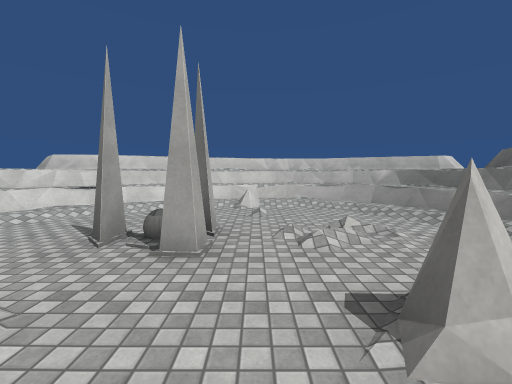
view 1 (above)

12 first-person views from a walk through a Unity game level. The camera is 1.5 m above the floor, tilts 4° down and sees 90° across. The floor is counted in squares, 2 m on a side. Each view is taken from the middle of a square. On the plan, view 1 faces up. The plan holds only what a view shows up to about 9 squares ahead; the rest is blank. The place goes on beyond the plan. Surface patterns are stand-ins for the level's own textures.

view 2
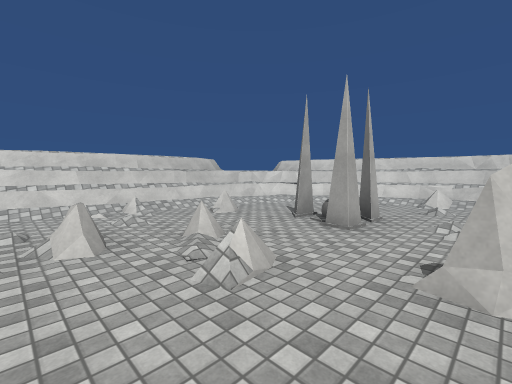

view 3
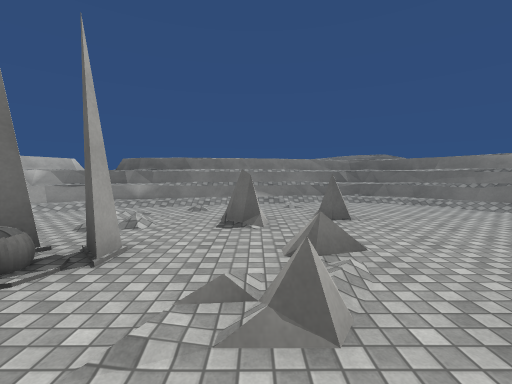

view 4
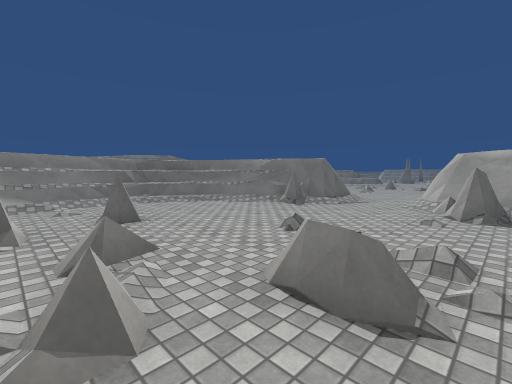

view 5
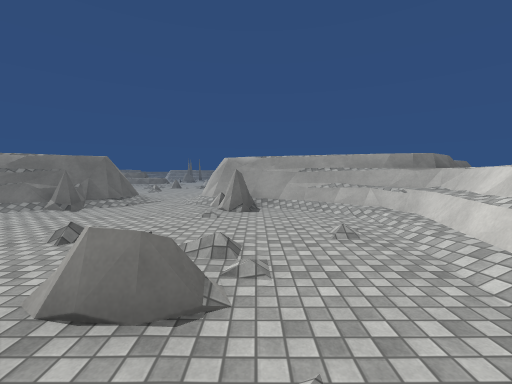

view 6
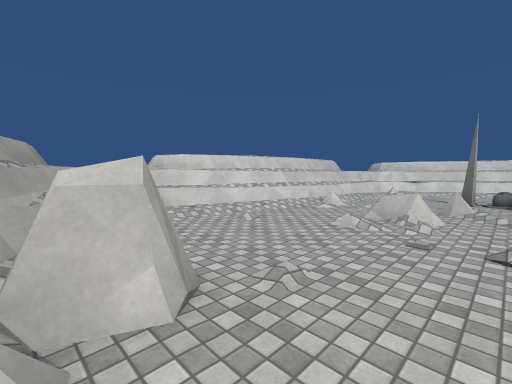

view 7
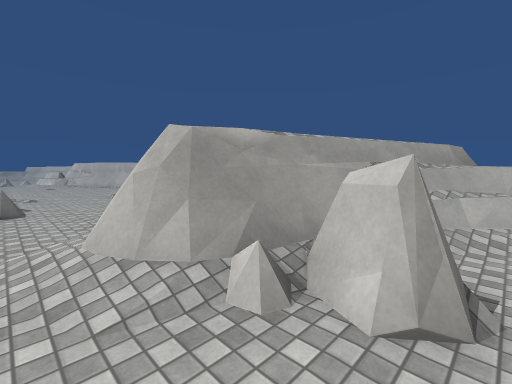

view 8
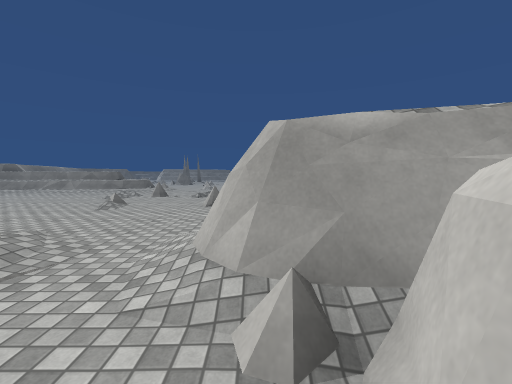

view 9
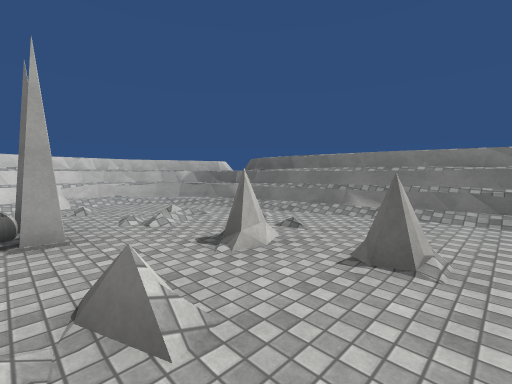

view 10
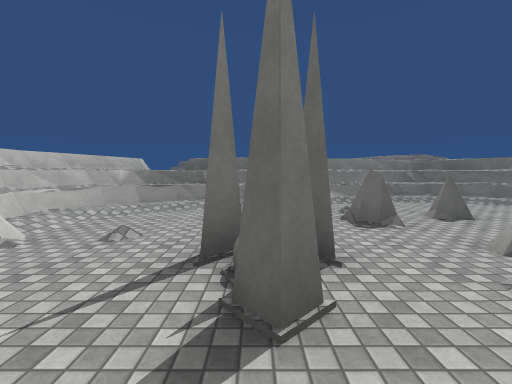

view 11
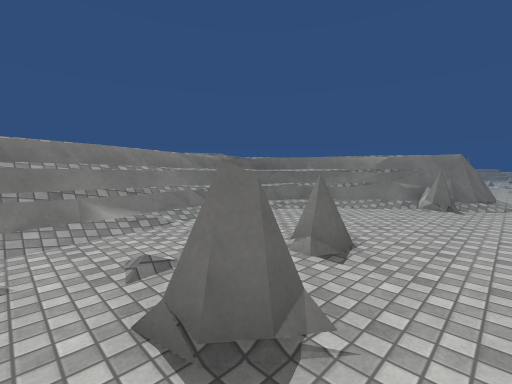

view 12
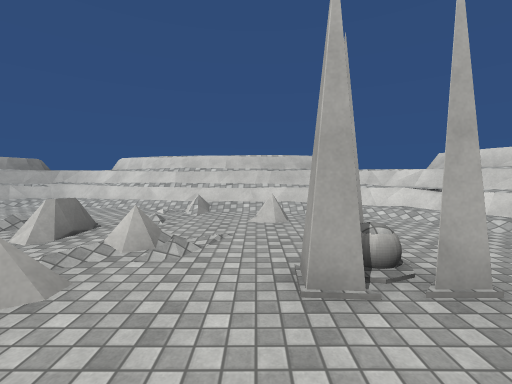

### Floor plan
Key: @ floor where view 1 was taken; # wall or solid block; . floor; / step, stairs or slope; = window, fence, low wall or low ledge; ^ raised ledge; O other object.
Columns run from 8 left of view 1 to 6 right of it. Each row starts with its distance up from view 1.
  7      ###^^####
  6    ###^/=/^^^^
  5    ^^/..../^^#
  4   #^^......^#
  3    #/..O././#
  2    #/=....//#
  1    ##.=..#/.^#
  0   ## .==@...^#
 -1   #^.//...../#
 -2  #^//../..../#
 -3   ^/......./^#
 -4   ^^.....//##
 -5 ^######.=###
 -6     ###//#
 -7       //./
 -8       .....
 -9       ......
-10      ..=.=...
-11      .........
-12      ...../....
-13      ....=/.../
-14      ..

Positions as (right, up) in squares from view 1, and headings:
1: (0, 0), facing up
2: (1, -1), facing up-left
3: (-3, 1), facing right
4: (-3, 1), facing down-right
5: (-3, 1), facing down
6: (-1, -5), facing up-left
7: (-1, -4), facing down-left
8: (-2, -4), facing down
9: (-1, -1), facing up-right
10: (-3, 3), facing right
11: (0, 2), facing down-right
12: (1, 2), facing left
